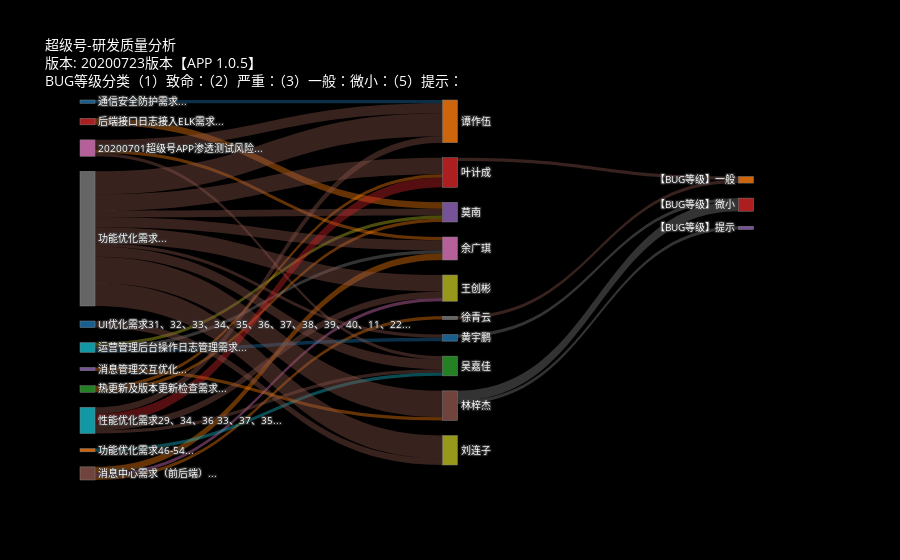

Notebook cell for this chart:
### Code cell
import pandas as pd
import numpy  as np
import urllib, json
import plotly.graph_objects as go


# 数据映射方式将名字缩写变更为名字全称
full_name = {'创彬':'王创彬','王创彬':'王创彬',
            '嘉佳':'吴嘉佳','吴嘉佳':'吴嘉佳',
            '计成':'叶计成','叶计成':'叶计成',
            '连子':'刘连子','刘连子':'刘连子',
            '作伍':'谭作伍','谭作伍':'谭作伍',
            '梓杰':'林梓杰','林梓杰':'林梓杰',
            '青云':'徐青云','徐青云':'林梓杰',
            '宇鹏':'黄宇鹏','黄宇鹏':'林梓杰',
            '广琪':'余广琪','余广琪':'林梓杰',
            '晓泉':'龙晓泉','龙晓泉':'林梓杰'
            }

# url = 'https://raw.githubusercontent.com/plotly/plotly.js/master/test/image/mocks/sankey_energy.json'
# response = urllib.request.urlopen(url)
# data = json.loads(response.read())


label_colors = ['rgba(31, 119, 180, 0.8)',
 'rgba(255, 127, 14, 0.8)',
 'rgba(148, 103, 189, 0.8)',
 'rgba(140, 86, 75, 0.8)',
 'rgba(227, 119, 194, 0.8)',
 'rgba(127, 127, 127, 0.8)',
 'rgba(188, 189, 34, 0.8)',
 'rgba(23, 190, 207, 0.8)',
 'rgba(31, 119, 180, 0.8)',
 'rgba(255, 127, 14, 0.8)',
 'rgba(148, 103, 189, 0.8)',
 'rgba(140, 86, 75, 0.8)',
 'rgba(227, 119, 194, 0.8)',
 'rgba(127, 127, 127, 0.8)',
 'rgba(188, 189, 34, 0.8)',
 'rgba(23, 190, 207, 0.8)',
 'rgba(31, 119, 180, 0.8)',
 'rgba(255, 127, 14, 0.8)',
 'rgba(44, 160, 44, 0.8)',
 'rgba(140, 86, 75, 0.8)',
 'rgba(227, 119, 194, 0.8)',
 'rgba(127, 127, 127, 0.8)',
 'rgba(188, 189, 34, 0.8)'] 

# label_colors = ['rgba(31, 119, 180, 0.8)',
#  'rgba(255, 127, 14, 0.8)',
#  'rgba(214, 39, 40, 0.8)',
#  'rgba(44, 160, 44, 0.8)',
#  'rgba(148, 103, 189, 0.8)',
#  'rgba(140, 86, 75, 0.8)',
#  'rgba(227, 119, 194, 0.8)',
#  'rgba(127, 127, 127, 0.8)',
#  'rgba(188, 189, 34, 0.8)',
#  'rgba(23, 190, 207, 0.8)',
#  'rgba(31, 119, 180, 0.8)',
#  'rgba(255, 127, 14, 0.8)',
#  'rgba(214, 39, 40, 0.8)',
#  'rgba(44, 160, 44, 0.8)',
#  'rgba(148, 103, 189, 0.8)',
#  'rgba(140, 86, 75, 0.8)',
#  'rgba(227, 119, 194, 0.8)',
#  'rgba(127, 127, 127, 0.8)',
#  'rgba(188, 189, 34, 0.8)',
#  'rgba(23, 190, 207, 0.8)',
#  'rgba(31, 119, 180, 0.8)',
#  'rgba(255, 127, 14, 0.8)',
#  'rgba(44, 160, 44, 0.8)',
#  'rgba(140, 86, 75, 0.8)',
#  'rgba(214, 39, 40, 0.8)',
#  'rgba(148, 103, 189, 0.8)',
#  'rgba(227, 119, 194, 0.8)',
#  'rgba(127, 127, 127, 0.8)',
#  'rgba(188, 189, 34, 0.8)'] 

bug_level_map = {'1级':'【BUG等级】致命','2级':'【BUG等级】严重','3级':'【BUG等级】一般','4级':'【BUG等级】微小','5级':'【BUG等级】提示'}

pd.set_option('display.max_rows', None)

# 
# 流水线任务分配信息
# 
works=pd.read_html("../missions", encoding='utf8')
works[1].drop('Unnamed: 0', axis=1).set_index(['需求ID'])
dd=works[1].drop('Unnamed: 0',axis=1)
# 按需求ID聚合
missions=dd.sort_values(by='需求ID')[['需求ID','需求名称','开发人员']]
missions['NUM'] = 1

label = missions[['需求ID','开发人员','NUM','需求名称']]
grouped = label['NUM'].groupby([label['需求ID'],label['开发人员']])
statics = dict(grouped.size())

data = [(key1,key2, statics[(key1,key2)]) for (key1,key2) in statics.keys() ]

tm = missions[['需求ID','需求名称']]
req_map = {}
for i in tm.index:
    req_map[tm.iloc[i,0]] = tm.iloc[i,1].split("\"")[0] + '...'

    
#         
# BUG 列表信息
# 

bug_list = pd.read_csv('../超级号APP问题收集列表.csv')
bug_list[bug_list['需求池ID'].isnull()]
tmp_bug = bug_list[~bug_list['维修人员'].isnull()][['维修人员','BUG等级']]



stat_bug = dict(tmp_bug['BUG等级'].groupby([tmp_bug['维修人员'],tmp_bug['BUG等级']]).size())
data_bug = [(i,j,stat_bug[(i,j)]) for (i,j) in stat_bug.keys()]        

lable = []
x = []
y = list(np.arange(24)/100)

position = (0,0.5,0.9)

for (key1, key2) in statics.keys():
    if key1 not in lable:
        lable.append(key1)
        x.append(position[0])
    if key2 not in lable:
        lable.append(key2)
        x.append(position[1])

for (_,key2) in stat_bug:
    if key2 not in lable:
        lable.append(bug_level_map[key2])
        x.append(position[2])

# lable = tuple(lable)
# pilot    
# 映射对应关系列表
# 

sources = []
targets = []
values  = []

for (i,j,k) in data:
    sources.append(lable.index(i))
    targets.append(lable.index(j))
    values.append(k)

for (i,j,k) in data_bug:
    sources.append(lable.index(i))
    idx = bug_level_map[j]
    targets.append(lable.index(idx))
#     targets.append(lable.index(j))
    values.append(k)


# t = len(sources)
for i in lable:
    if type(i) == int:
        lable[lable.index(i)] = req_map[i]

color = link_colors[0:41] 
# colors[0:41]

fig = go.Figure(data=[go.Sankey(
    valueformat = "",
    arrangement = "snap",
    valuesuffix = "【开发任务数】",
    node = dict(
      pad = 15,
      thickness = 15,    
      line = dict(color = 'gray', width = 0.5),
      label =  lable,
      x=x,
      y=y,
      color =  colors
    ),
    link = dict(
      source =  sources,
      target =  targets,
      value =  values,
      color = link_colors
#       label =  data['data'][0]['link']['label']
  ))])

fig.update_layout(
    hovermode = 'x',
    title="超级号-研发质量分析<br>版本: 20200723版本【APP 1.0.5】<br>BUG等级分类（1）致命：（2）严重：（3）一般：微小：（5）提示：",
    font=dict(size =10, color = 'white'),
    plot_bgcolor='black',
    paper_bgcolor='black'
)

fig.show()
fig.write_html('/Users/dengjiaying/Project/gitee/Statics/SIMAPP/SIM20200723版本.html')

### Figure 1 — Plotly figure (JSON) as saved in the notebook; plotly's stock layout.template omitted (floating-point values rounded to 4 significant figures; data arrays with more than 128 entries replaced by an {"elided": "..."} marker saying what was removed)
{"data": [{"arrangement": "snap", "link": {"color": {"elided": "142 str values"}, "source": [0, 2, 2, 5, 5, 5, 9, 9, 9, 11, 13, 14, 16, 16, 16, 17, 17, 17, 17, 17, 17, 17, 17, 17, 19, 19, 19, 19, 20, 3, 7, 15, 15, 10], "target": [1, 3, 4, 6, 7, 8, 6, 4, 10, 12, 4, 15, 6, 12, 1, 6, 18, 3, 12, 15, 8, 4, 1, 10, 3, 12, 8, 1, 18, 21, 21, 23, 24, 23], "value": [1, 1, 1, 2, 1, 1, 1, 1, 1, 1, 2, 1, 1, 1, 3, 3, 7, 5, 3, 8, 5, 2, 7, 1, 3, 1, 2, 2, 2, 1, 1, 3, 1, 1]}, "node": {"color": ["rgba(31, 119, 180, 0.8)", "rgba(255, 127, 14, 0.8)", "rgba(44, 160, 44, 0.8)", "rgba(214, 39, 40, 0.8)", "rgba(148, 103, 189, 0.8)", "rgba(140, 86, 75, 0.8)", "rgba(227, 119, 194, 0.8)", "rgba(127, 127, 127, 0.8)", "rgba(188, 189, 34, 0.8)", "rgba(23, 190, 207, 0.8)", "rgba(31, 119, 180, 0.8)", "rgba(255, 127, 14, 0.8)", "rgba(44, 160, 44, 0.8)", "rgba(214, 39, 40, 0.8)", "rgba(148, 103, 189, 0.8)", "rgba(140, 86, 75, 0.8)", "rgba(227, 119, 194, 0.8)", "rgba(127, 127, 127, 0.8)", "rgba(188, 189, 34, 0.8)", "rgba(23, 190, 207, 0.8)", "rgba(31, 119, 180, 0.8)", "rgba(255, 127, 14, 0.8)", "rgba(44, 160, 44, 0.8)", "rgba(214, 39, 40, 0.8)", "rgba(148, 103, 189, 0.8)", "rgba(140, 86, 75, 0.8)", "rgba(227, 119, 194, 0.8)", "rgba(127, 127, 127, 0.8)", "rgba(188, 189, 34, 0.8)", "rgba(23, 190, 207, 0.8)", "rgba(31, 119, 180, 0.8)", "rgba(255, 127, 14, 0.8)", "rgba(44, 160, 44, 0.8)", "rgba(214, 39, 40, 0.8)", "rgba(148, 103, 189, 0.8)", "magenta", "rgba(227, 119, 194, 0.8)", "rgba(127, 127, 127, 0.8)", "rgba(188, 189, 34, 0.8)", "rgba(23, 190, 207, 0.8)", "rgba(31, 119, 180, 0.8)", "rgba(255, 127, 14, 0.8)", "rgba(44, 160, 44, 0.8)", "rgba(214, 39, 40, 0.8)", "rgba(148, 103, 189, 0.8)", "rgba(140, 86, 75, 0.8)", "rgba(227, 119, 194, 0.8)", "rgba(127, 127, 127, 0.8)"], "label": ["通信安全防护需求...", "谭作伍", "热更新及版本更新检查需求...", "叶计成", "莫南", "消息中心需求（前后端）...", "余广琪", "徐青云", "王创彬", "运营管理后台操作日志管理需求...", "黄宇鹏", "功能优化需求46-54...", "吴嘉佳", "后端接口日志接入ELK需求...", "消息管理交互优化...", "林梓杰", "20200701超级号APP渗透测试风险...", "功能优化需求...", "刘连子", "性能优化需求29、34、36 33、37、35...", "UI优化需求31、32、33、34、35、36、37、38、39、40、11、22...", "【BUG等级】一般", "【BUG等级】一般", "【BUG等级】微小", "【BUG等级】提示", "【BUG等级】微小"], "line": {"color": "gray", "width": 0.5}, "pad": 15, "thickness": 15, "x": [0, 0.5, 0, 0.5, 0.5, 0, 0.5, 0.5, 0.5, 0, 0.5, 0, 0.5, 0, 0, 0.5, 0, 0, 0.5, 0, 0, 0.9, 0.9, 0.9, 0.9, 0.9], "y": [0, 0.01, 0.02, 0.03, 0.04, 0.05, 0.06, 0.07, 0.08, 0.09, 0.1, 0.11, 0.12, 0.13, 0.14, 0.15, 0.16, 0.17, 0.18, 0.19, 0.2, 0.21, 0.22, 0.23]}, "type": "sankey", "valueformat": "", "valuesuffix": "【开发任务数】"}], "layout": {"autosize": true, "font": {"color": "white", "size": 10}, "hovermode": "x", "paper_bgcolor": "black", "plot_bgcolor": "black", "title": {"text": "超级号-研发质量分析<br>版本: 20200723版本【APP 1.0.5】<br>BUG等级分类（1）致命：（2）严重：（3）一般：微小：（5）提示："}}}
